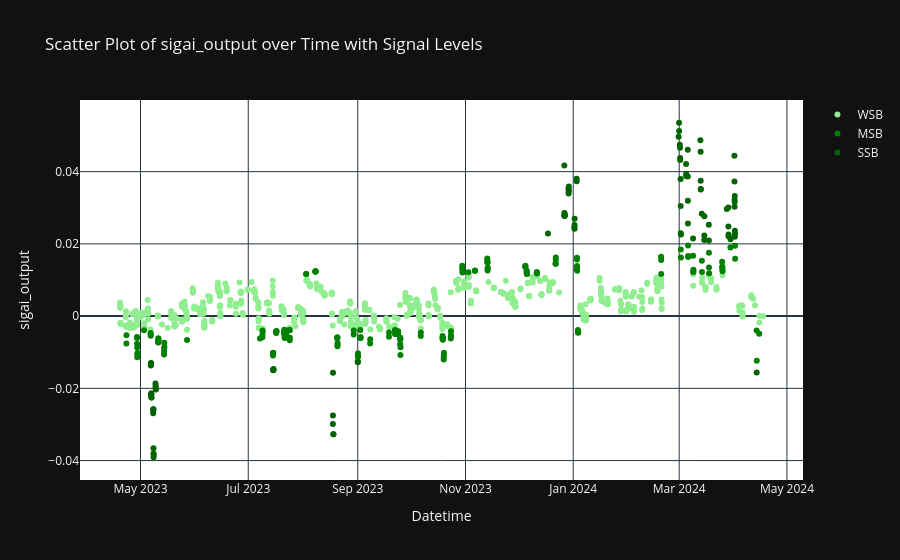

The code cell stored with this chart in its notebook:
### Code cell
# Updating the scatter plot with corrected signal definitions
fig = go.Figure()

# Adjust color mapping and plotting logic based on the updated criteria
color_map = {'WSB': 'lightgreen', 'MSB': 'green', 'SSB': 'darkgreen'}
for label, color in color_map.items():
    filtered_data = SB_data[SB_data['signal'] == label]
    fig.add_trace(go.Scatter(x=filtered_data['datetime'], y=filtered_data['sigai_output'],
                             mode='markers', name=label, marker=dict(color=color)))

fig.update_layout(
    title='Scatter Plot of sigai_output over Time with Signal Levels',
    xaxis_title='Datetime',
    yaxis_title='sigai_output',
    plot_bgcolor='white'
)

fig.show()
fig.write_image("E:\SignalModel\SS-SB\\SB_Scatter_Plot_with_(0.7, 1.5, 3)_multipliers.png")
